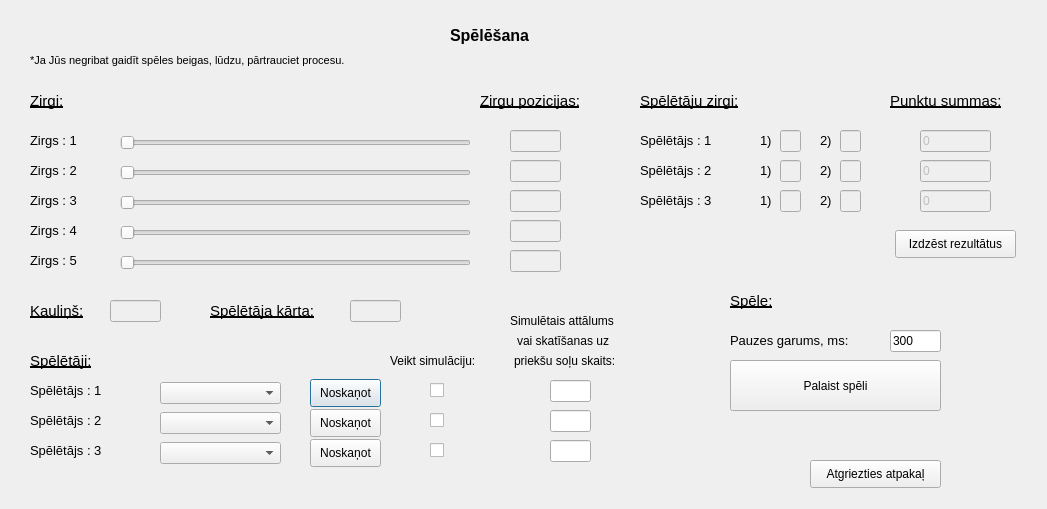
<?xml version="1.0" encoding="UTF-8"?>
<ui version="4.0">
 <class>GamingPhase</class>
 <widget class="QDialog" name="GamingPhase">
  <property name="geometry">
   <rect>
    <x>0</x>
    <y>0</y>
    <width>1047</width>
    <height>509</height>
   </rect>
  </property>
  <property name="windowTitle">
   <string>Dialog</string>
  </property>
  <widget class="QLabel" name="label">
   <property name="geometry">
    <rect>
     <x>30</x>
     <y>130</y>
     <width>71</width>
     <height>21</height>
    </rect>
   </property>
   <property name="font">
    <font>
     <pointsize>10</pointsize>
    </font>
   </property>
   <property name="text">
    <string>Zirgs : 1</string>
   </property>
  </widget>
  <widget class="QLabel" name="label_2">
   <property name="geometry">
    <rect>
     <x>30</x>
     <y>160</y>
     <width>71</width>
     <height>21</height>
    </rect>
   </property>
   <property name="font">
    <font>
     <pointsize>10</pointsize>
    </font>
   </property>
   <property name="text">
    <string>Zirgs : 2</string>
   </property>
  </widget>
  <widget class="QLabel" name="label_3">
   <property name="geometry">
    <rect>
     <x>30</x>
     <y>190</y>
     <width>71</width>
     <height>21</height>
    </rect>
   </property>
   <property name="font">
    <font>
     <pointsize>10</pointsize>
    </font>
   </property>
   <property name="text">
    <string>Zirgs : 3</string>
   </property>
  </widget>
  <widget class="QLabel" name="label_4">
   <property name="geometry">
    <rect>
     <x>30</x>
     <y>220</y>
     <width>71</width>
     <height>21</height>
    </rect>
   </property>
   <property name="font">
    <font>
     <pointsize>10</pointsize>
    </font>
   </property>
   <property name="text">
    <string>Zirgs : 4</string>
   </property>
  </widget>
  <widget class="QLabel" name="label_5">
   <property name="geometry">
    <rect>
     <x>30</x>
     <y>250</y>
     <width>71</width>
     <height>21</height>
    </rect>
   </property>
   <property name="font">
    <font>
     <pointsize>10</pointsize>
    </font>
   </property>
   <property name="text">
    <string>Zirgs : 5</string>
   </property>
  </widget>
  <widget class="QLabel" name="label_6">
   <property name="geometry">
    <rect>
     <x>450</x>
     <y>20</y>
     <width>111</width>
     <height>31</height>
    </rect>
   </property>
   <property name="font">
    <font>
     <pointsize>12</pointsize>
     <weight>75</weight>
     <bold>true</bold>
    </font>
   </property>
   <property name="text">
    <string>Spēlēšana</string>
   </property>
  </widget>
  <widget class="QSlider" name="horse_1_PositionSlider">
   <property name="enabled">
    <bool>false</bool>
   </property>
   <property name="geometry">
    <rect>
     <x>120</x>
     <y>133</y>
     <width>351</width>
     <height>19</height>
    </rect>
   </property>
   <property name="maximum">
    <number>50</number>
   </property>
   <property name="singleStep">
    <number>1</number>
   </property>
   <property name="value">
    <number>0</number>
   </property>
   <property name="orientation">
    <enum>Qt::Horizontal</enum>
   </property>
  </widget>
  <widget class="QSlider" name="horse_2_PositionSlider">
   <property name="enabled">
    <bool>false</bool>
   </property>
   <property name="geometry">
    <rect>
     <x>120</x>
     <y>163</y>
     <width>351</width>
     <height>19</height>
    </rect>
   </property>
   <property name="maximum">
    <number>50</number>
   </property>
   <property name="singleStep">
    <number>1</number>
   </property>
   <property name="value">
    <number>0</number>
   </property>
   <property name="orientation">
    <enum>Qt::Horizontal</enum>
   </property>
  </widget>
  <widget class="QSlider" name="horse_3_PositionSlider">
   <property name="enabled">
    <bool>false</bool>
   </property>
   <property name="geometry">
    <rect>
     <x>120</x>
     <y>193</y>
     <width>351</width>
     <height>19</height>
    </rect>
   </property>
   <property name="maximum">
    <number>50</number>
   </property>
   <property name="singleStep">
    <number>1</number>
   </property>
   <property name="value">
    <number>0</number>
   </property>
   <property name="orientation">
    <enum>Qt::Horizontal</enum>
   </property>
  </widget>
  <widget class="QSlider" name="horse_4_PositionSlider">
   <property name="enabled">
    <bool>false</bool>
   </property>
   <property name="geometry">
    <rect>
     <x>120</x>
     <y>223</y>
     <width>351</width>
     <height>19</height>
    </rect>
   </property>
   <property name="maximum">
    <number>50</number>
   </property>
   <property name="singleStep">
    <number>1</number>
   </property>
   <property name="value">
    <number>0</number>
   </property>
   <property name="orientation">
    <enum>Qt::Horizontal</enum>
   </property>
  </widget>
  <widget class="QSlider" name="horse_5_PositionSlider">
   <property name="enabled">
    <bool>false</bool>
   </property>
   <property name="geometry">
    <rect>
     <x>120</x>
     <y>253</y>
     <width>351</width>
     <height>19</height>
    </rect>
   </property>
   <property name="maximum">
    <number>50</number>
   </property>
   <property name="singleStep">
    <number>1</number>
   </property>
   <property name="value">
    <number>0</number>
   </property>
   <property name="orientation">
    <enum>Qt::Horizontal</enum>
   </property>
  </widget>
  <widget class="QLabel" name="label_7">
   <property name="geometry">
    <rect>
     <x>30</x>
     <y>90</y>
     <width>81</width>
     <height>21</height>
    </rect>
   </property>
   <property name="font">
    <font>
     <pointsize>11</pointsize>
     <underline>true</underline>
    </font>
   </property>
   <property name="text">
    <string>Zirgi:</string>
   </property>
  </widget>
  <widget class="QLabel" name="label_8">
   <property name="geometry">
    <rect>
     <x>480</x>
     <y>90</y>
     <width>141</width>
     <height>21</height>
    </rect>
   </property>
   <property name="font">
    <font>
     <pointsize>11</pointsize>
     <underline>true</underline>
    </font>
   </property>
   <property name="text">
    <string>Zirgu pozicijas:</string>
   </property>
  </widget>
  <widget class="QLineEdit" name="horse_1_PositionLineEdit">
   <property name="enabled">
    <bool>false</bool>
   </property>
   <property name="geometry">
    <rect>
     <x>510</x>
     <y>130</y>
     <width>51</width>
     <height>22</height>
    </rect>
   </property>
   <property name="font">
    <font>
     <pointsize>9</pointsize>
     <weight>75</weight>
     <bold>true</bold>
    </font>
   </property>
  </widget>
  <widget class="QLineEdit" name="horse_2_PositionLineEdit">
   <property name="enabled">
    <bool>false</bool>
   </property>
   <property name="geometry">
    <rect>
     <x>510</x>
     <y>160</y>
     <width>51</width>
     <height>22</height>
    </rect>
   </property>
   <property name="font">
    <font>
     <pointsize>9</pointsize>
     <weight>75</weight>
     <bold>true</bold>
    </font>
   </property>
  </widget>
  <widget class="QLineEdit" name="horse_3_PositionLineEdit">
   <property name="enabled">
    <bool>false</bool>
   </property>
   <property name="geometry">
    <rect>
     <x>510</x>
     <y>190</y>
     <width>51</width>
     <height>22</height>
    </rect>
   </property>
   <property name="font">
    <font>
     <pointsize>9</pointsize>
     <weight>75</weight>
     <bold>true</bold>
    </font>
   </property>
  </widget>
  <widget class="QLineEdit" name="horse_4_PositionLineEdit">
   <property name="enabled">
    <bool>false</bool>
   </property>
   <property name="geometry">
    <rect>
     <x>510</x>
     <y>220</y>
     <width>51</width>
     <height>22</height>
    </rect>
   </property>
   <property name="font">
    <font>
     <pointsize>9</pointsize>
     <weight>75</weight>
     <bold>true</bold>
    </font>
   </property>
  </widget>
  <widget class="QLineEdit" name="horse_5_PositionLineEdit">
   <property name="enabled">
    <bool>false</bool>
   </property>
   <property name="geometry">
    <rect>
     <x>510</x>
     <y>250</y>
     <width>51</width>
     <height>22</height>
    </rect>
   </property>
   <property name="font">
    <font>
     <pointsize>9</pointsize>
     <weight>75</weight>
     <bold>true</bold>
    </font>
   </property>
  </widget>
  <widget class="QLabel" name="label_9">
   <property name="geometry">
    <rect>
     <x>30</x>
     <y>350</y>
     <width>81</width>
     <height>21</height>
    </rect>
   </property>
   <property name="font">
    <font>
     <pointsize>11</pointsize>
     <underline>true</underline>
    </font>
   </property>
   <property name="text">
    <string>Spēlētāji:</string>
   </property>
  </widget>
  <widget class="QLabel" name="label_11">
   <property name="geometry">
    <rect>
     <x>30</x>
     <y>380</y>
     <width>101</width>
     <height>21</height>
    </rect>
   </property>
   <property name="font">
    <font>
     <pointsize>10</pointsize>
    </font>
   </property>
   <property name="text">
    <string>Spēlētājs : 1</string>
   </property>
  </widget>
  <widget class="QLabel" name="label_12">
   <property name="geometry">
    <rect>
     <x>30</x>
     <y>410</y>
     <width>101</width>
     <height>21</height>
    </rect>
   </property>
   <property name="font">
    <font>
     <pointsize>10</pointsize>
    </font>
   </property>
   <property name="text">
    <string>Spēlētājs : 2</string>
   </property>
  </widget>
  <widget class="QLabel" name="label_13">
   <property name="geometry">
    <rect>
     <x>30</x>
     <y>440</y>
     <width>101</width>
     <height>21</height>
    </rect>
   </property>
   <property name="font">
    <font>
     <pointsize>10</pointsize>
    </font>
   </property>
   <property name="text">
    <string>Spēlētājs : 3</string>
   </property>
  </widget>
  <widget class="QComboBox" name="player_1_ComboBox">
   <property name="geometry">
    <rect>
     <x>160</x>
     <y>382</y>
     <width>121</width>
     <height>22</height>
    </rect>
   </property>
  </widget>
  <widget class="QComboBox" name="player_2_ComboBox">
   <property name="geometry">
    <rect>
     <x>160</x>
     <y>412</y>
     <width>121</width>
     <height>22</height>
    </rect>
   </property>
  </widget>
  <widget class="QComboBox" name="player_3_ComboBox">
   <property name="geometry">
    <rect>
     <x>160</x>
     <y>442</y>
     <width>121</width>
     <height>22</height>
    </rect>
   </property>
  </widget>
  <widget class="QPushButton" name="player_1_PushButton">
   <property name="geometry">
    <rect>
     <x>310</x>
     <y>379</y>
     <width>71</width>
     <height>28</height>
    </rect>
   </property>
   <property name="text">
    <string>Noskaņot</string>
   </property>
  </widget>
  <widget class="QPushButton" name="player_2_PushButton">
   <property name="geometry">
    <rect>
     <x>310</x>
     <y>409</y>
     <width>71</width>
     <height>28</height>
    </rect>
   </property>
   <property name="text">
    <string>Noskaņot</string>
   </property>
  </widget>
  <widget class="QPushButton" name="player_3_PushButton">
   <property name="geometry">
    <rect>
     <x>310</x>
     <y>439</y>
     <width>71</width>
     <height>28</height>
    </rect>
   </property>
   <property name="text">
    <string>Noskaņot</string>
   </property>
  </widget>
  <widget class="QLabel" name="label_10">
   <property name="geometry">
    <rect>
     <x>640</x>
     <y>90</y>
     <width>131</width>
     <height>21</height>
    </rect>
   </property>
   <property name="font">
    <font>
     <pointsize>11</pointsize>
     <underline>true</underline>
    </font>
   </property>
   <property name="text">
    <string>Spēlētāju zirgi:</string>
   </property>
  </widget>
  <widget class="QLineEdit" name="player_1_FirstHorseLineEdit">
   <property name="enabled">
    <bool>false</bool>
   </property>
   <property name="geometry">
    <rect>
     <x>780</x>
     <y>130</y>
     <width>21</width>
     <height>22</height>
    </rect>
   </property>
   <property name="font">
    <font>
     <pointsize>9</pointsize>
     <weight>75</weight>
     <bold>true</bold>
    </font>
   </property>
  </widget>
  <widget class="QLineEdit" name="player_1_SecondHorseLineEdit">
   <property name="enabled">
    <bool>false</bool>
   </property>
   <property name="geometry">
    <rect>
     <x>840</x>
     <y>130</y>
     <width>21</width>
     <height>22</height>
    </rect>
   </property>
   <property name="font">
    <font>
     <pointsize>9</pointsize>
     <weight>75</weight>
     <bold>true</bold>
    </font>
   </property>
  </widget>
  <widget class="QLabel" name="label_14">
   <property name="geometry">
    <rect>
     <x>760</x>
     <y>130</y>
     <width>21</width>
     <height>21</height>
    </rect>
   </property>
   <property name="font">
    <font>
     <pointsize>10</pointsize>
    </font>
   </property>
   <property name="text">
    <string>1)</string>
   </property>
  </widget>
  <widget class="QLabel" name="label_15">
   <property name="geometry">
    <rect>
     <x>820</x>
     <y>130</y>
     <width>21</width>
     <height>21</height>
    </rect>
   </property>
   <property name="font">
    <font>
     <pointsize>10</pointsize>
    </font>
   </property>
   <property name="text">
    <string>2)</string>
   </property>
  </widget>
  <widget class="QLineEdit" name="player_2_FirstHorseLineEdit">
   <property name="enabled">
    <bool>false</bool>
   </property>
   <property name="geometry">
    <rect>
     <x>780</x>
     <y>160</y>
     <width>21</width>
     <height>22</height>
    </rect>
   </property>
   <property name="font">
    <font>
     <pointsize>9</pointsize>
     <weight>75</weight>
     <bold>true</bold>
    </font>
   </property>
  </widget>
  <widget class="QLabel" name="label_16">
   <property name="geometry">
    <rect>
     <x>820</x>
     <y>160</y>
     <width>21</width>
     <height>21</height>
    </rect>
   </property>
   <property name="font">
    <font>
     <pointsize>10</pointsize>
    </font>
   </property>
   <property name="text">
    <string>2)</string>
   </property>
  </widget>
  <widget class="QLineEdit" name="player_2_SecondHorseLineEdit">
   <property name="enabled">
    <bool>false</bool>
   </property>
   <property name="geometry">
    <rect>
     <x>840</x>
     <y>160</y>
     <width>21</width>
     <height>22</height>
    </rect>
   </property>
   <property name="font">
    <font>
     <pointsize>9</pointsize>
     <weight>75</weight>
     <bold>true</bold>
    </font>
   </property>
  </widget>
  <widget class="QLabel" name="label_17">
   <property name="geometry">
    <rect>
     <x>760</x>
     <y>160</y>
     <width>21</width>
     <height>21</height>
    </rect>
   </property>
   <property name="font">
    <font>
     <pointsize>10</pointsize>
    </font>
   </property>
   <property name="text">
    <string>1)</string>
   </property>
  </widget>
  <widget class="QLabel" name="label_18">
   <property name="geometry">
    <rect>
     <x>760</x>
     <y>190</y>
     <width>21</width>
     <height>21</height>
    </rect>
   </property>
   <property name="font">
    <font>
     <pointsize>10</pointsize>
    </font>
   </property>
   <property name="text">
    <string>1)</string>
   </property>
  </widget>
  <widget class="QLineEdit" name="player_3_FirstHorseLineEdit">
   <property name="enabled">
    <bool>false</bool>
   </property>
   <property name="geometry">
    <rect>
     <x>780</x>
     <y>190</y>
     <width>21</width>
     <height>22</height>
    </rect>
   </property>
   <property name="font">
    <font>
     <pointsize>9</pointsize>
     <weight>75</weight>
     <bold>true</bold>
    </font>
   </property>
  </widget>
  <widget class="QLineEdit" name="player_3_SecondHorseLineEdit">
   <property name="enabled">
    <bool>false</bool>
   </property>
   <property name="geometry">
    <rect>
     <x>840</x>
     <y>190</y>
     <width>21</width>
     <height>22</height>
    </rect>
   </property>
   <property name="font">
    <font>
     <pointsize>9</pointsize>
     <weight>75</weight>
     <bold>true</bold>
    </font>
   </property>
  </widget>
  <widget class="QLabel" name="label_19">
   <property name="geometry">
    <rect>
     <x>820</x>
     <y>190</y>
     <width>21</width>
     <height>21</height>
    </rect>
   </property>
   <property name="font">
    <font>
     <pointsize>10</pointsize>
    </font>
   </property>
   <property name="text">
    <string>2)</string>
   </property>
  </widget>
  <widget class="QLabel" name="label_20">
   <property name="geometry">
    <rect>
     <x>30</x>
     <y>300</y>
     <width>81</width>
     <height>21</height>
    </rect>
   </property>
   <property name="font">
    <font>
     <pointsize>11</pointsize>
     <underline>true</underline>
    </font>
   </property>
   <property name="text">
    <string>Kauliņš:</string>
   </property>
  </widget>
  <widget class="QLineEdit" name="diceLineEdit">
   <property name="enabled">
    <bool>false</bool>
   </property>
   <property name="geometry">
    <rect>
     <x>110</x>
     <y>300</y>
     <width>51</width>
     <height>22</height>
    </rect>
   </property>
   <property name="font">
    <font>
     <pointsize>9</pointsize>
     <weight>75</weight>
     <bold>true</bold>
    </font>
   </property>
  </widget>
  <widget class="QLabel" name="label_21">
   <property name="geometry">
    <rect>
     <x>730</x>
     <y>330</y>
     <width>161</width>
     <height>21</height>
    </rect>
   </property>
   <property name="font">
    <font>
     <pointsize>10</pointsize>
    </font>
   </property>
   <property name="text">
    <string>Pauzes garums, ms:</string>
   </property>
  </widget>
  <widget class="QLineEdit" name="waitTimeLineEdit">
   <property name="geometry">
    <rect>
     <x>890</x>
     <y>330</y>
     <width>51</width>
     <height>22</height>
    </rect>
   </property>
   <property name="text">
    <string>300</string>
   </property>
  </widget>
  <widget class="QPushButton" name="executeGameButton">
   <property name="geometry">
    <rect>
     <x>730</x>
     <y>360</y>
     <width>211</width>
     <height>51</height>
    </rect>
   </property>
   <property name="text">
    <string>Palaist spēli</string>
   </property>
  </widget>
  <widget class="QLabel" name="label_22">
   <property name="geometry">
    <rect>
     <x>730</x>
     <y>290</y>
     <width>131</width>
     <height>21</height>
    </rect>
   </property>
   <property name="font">
    <font>
     <pointsize>11</pointsize>
     <underline>true</underline>
    </font>
   </property>
   <property name="text">
    <string>Spēle:</string>
   </property>
  </widget>
  <widget class="QPushButton" name="backButton">
   <property name="geometry">
    <rect>
     <x>810</x>
     <y>460</y>
     <width>131</width>
     <height>28</height>
    </rect>
   </property>
   <property name="text">
    <string>Atgriezties atpakaļ</string>
   </property>
  </widget>
  <widget class="QLabel" name="label_23">
   <property name="geometry">
    <rect>
     <x>390</x>
     <y>350</y>
     <width>101</width>
     <height>21</height>
    </rect>
   </property>
   <property name="font">
    <font>
     <pointsize>9</pointsize>
    </font>
   </property>
   <property name="text">
    <string>Veikt simulāciju:</string>
   </property>
  </widget>
  <widget class="QCheckBox" name="player_1_DoSimulation">
   <property name="geometry">
    <rect>
     <x>430</x>
     <y>380</y>
     <width>21</width>
     <height>20</height>
    </rect>
   </property>
   <property name="text">
    <string/>
   </property>
  </widget>
  <widget class="QCheckBox" name="player_2_DoSimulation">
   <property name="geometry">
    <rect>
     <x>430</x>
     <y>410</y>
     <width>21</width>
     <height>20</height>
    </rect>
   </property>
   <property name="text">
    <string/>
   </property>
  </widget>
  <widget class="QCheckBox" name="player_3_DoSimulation">
   <property name="geometry">
    <rect>
     <x>430</x>
     <y>440</y>
     <width>21</width>
     <height>20</height>
    </rect>
   </property>
   <property name="text">
    <string/>
   </property>
  </widget>
  <widget class="QLabel" name="label_24">
   <property name="geometry">
    <rect>
     <x>640</x>
     <y>160</y>
     <width>101</width>
     <height>21</height>
    </rect>
   </property>
   <property name="font">
    <font>
     <pointsize>10</pointsize>
    </font>
   </property>
   <property name="text">
    <string>Spēlētājs : 2</string>
   </property>
  </widget>
  <widget class="QLabel" name="label_25">
   <property name="geometry">
    <rect>
     <x>640</x>
     <y>130</y>
     <width>101</width>
     <height>21</height>
    </rect>
   </property>
   <property name="font">
    <font>
     <pointsize>10</pointsize>
    </font>
   </property>
   <property name="text">
    <string>Spēlētājs : 1</string>
   </property>
  </widget>
  <widget class="QLabel" name="label_26">
   <property name="geometry">
    <rect>
     <x>640</x>
     <y>190</y>
     <width>101</width>
     <height>21</height>
    </rect>
   </property>
   <property name="font">
    <font>
     <pointsize>10</pointsize>
    </font>
   </property>
   <property name="text">
    <string>Spēlētājs : 3</string>
   </property>
  </widget>
  <widget class="QLabel" name="label_27">
   <property name="geometry">
    <rect>
     <x>510</x>
     <y>310</y>
     <width>131</width>
     <height>21</height>
    </rect>
   </property>
   <property name="font">
    <font>
     <pointsize>9</pointsize>
    </font>
   </property>
   <property name="text">
    <string>Simulētais attālums</string>
   </property>
  </widget>
  <widget class="QLabel" name="label_28">
   <property name="geometry">
    <rect>
     <x>517</x>
     <y>330</y>
     <width>151</width>
     <height>21</height>
    </rect>
   </property>
   <property name="font">
    <font>
     <pointsize>9</pointsize>
    </font>
   </property>
   <property name="text">
    <string>vai skatīšanas uz</string>
   </property>
  </widget>
  <widget class="QLabel" name="label_29">
   <property name="geometry">
    <rect>
     <x>514</x>
     <y>350</y>
     <width>131</width>
     <height>21</height>
    </rect>
   </property>
   <property name="font">
    <font>
     <pointsize>9</pointsize>
    </font>
   </property>
   <property name="text">
    <string>priekšu soļu skaits:</string>
   </property>
  </widget>
  <widget class="QLineEdit" name="player_1_LineEdit">
   <property name="geometry">
    <rect>
     <x>550</x>
     <y>380</y>
     <width>41</width>
     <height>22</height>
    </rect>
   </property>
  </widget>
  <widget class="QLineEdit" name="player_2_LineEdit">
   <property name="geometry">
    <rect>
     <x>550</x>
     <y>410</y>
     <width>41</width>
     <height>22</height>
    </rect>
   </property>
  </widget>
  <widget class="QLineEdit" name="player_3_LineEdit">
   <property name="geometry">
    <rect>
     <x>550</x>
     <y>440</y>
     <width>41</width>
     <height>22</height>
    </rect>
   </property>
  </widget>
  <widget class="QLabel" name="label_30">
   <property name="geometry">
    <rect>
     <x>890</x>
     <y>90</y>
     <width>151</width>
     <height>21</height>
    </rect>
   </property>
   <property name="font">
    <font>
     <pointsize>11</pointsize>
     <underline>true</underline>
    </font>
   </property>
   <property name="text">
    <string>Punktu summas:</string>
   </property>
  </widget>
  <widget class="QLineEdit" name="player_1_Points">
   <property name="enabled">
    <bool>false</bool>
   </property>
   <property name="geometry">
    <rect>
     <x>920</x>
     <y>130</y>
     <width>71</width>
     <height>22</height>
    </rect>
   </property>
   <property name="font">
    <font>
     <pointsize>9</pointsize>
    </font>
   </property>
   <property name="text">
    <string>0</string>
   </property>
  </widget>
  <widget class="QLineEdit" name="player_2_Points">
   <property name="enabled">
    <bool>false</bool>
   </property>
   <property name="geometry">
    <rect>
     <x>920</x>
     <y>160</y>
     <width>71</width>
     <height>22</height>
    </rect>
   </property>
   <property name="font">
    <font>
     <pointsize>9</pointsize>
    </font>
   </property>
   <property name="text">
    <string>0</string>
   </property>
  </widget>
  <widget class="QLineEdit" name="player_3_Points">
   <property name="enabled">
    <bool>false</bool>
   </property>
   <property name="geometry">
    <rect>
     <x>920</x>
     <y>190</y>
     <width>71</width>
     <height>22</height>
    </rect>
   </property>
   <property name="font">
    <font>
     <pointsize>9</pointsize>
    </font>
   </property>
   <property name="text">
    <string>0</string>
   </property>
  </widget>
  <widget class="QPushButton" name="clearPointsButton">
   <property name="geometry">
    <rect>
     <x>895</x>
     <y>230</y>
     <width>121</width>
     <height>28</height>
    </rect>
   </property>
   <property name="text">
    <string>Izdzēst rezultātus</string>
   </property>
  </widget>
  <widget class="QLineEdit" name="playersTurnLineEdit">
   <property name="enabled">
    <bool>false</bool>
   </property>
   <property name="geometry">
    <rect>
     <x>350</x>
     <y>300</y>
     <width>51</width>
     <height>22</height>
    </rect>
   </property>
   <property name="font">
    <font>
     <pointsize>9</pointsize>
     <weight>75</weight>
     <bold>true</bold>
    </font>
   </property>
  </widget>
  <widget class="QLabel" name="label_31">
   <property name="geometry">
    <rect>
     <x>210</x>
     <y>300</y>
     <width>131</width>
     <height>21</height>
    </rect>
   </property>
   <property name="font">
    <font>
     <pointsize>11</pointsize>
     <underline>true</underline>
    </font>
   </property>
   <property name="text">
    <string>Spēlētāja kārta:</string>
   </property>
  </widget>
  <widget class="QLabel" name="messageAboutAborting">
   <property name="geometry">
    <rect>
     <x>30</x>
     <y>50</y>
     <width>371</width>
     <height>21</height>
    </rect>
   </property>
   <property name="font">
    <font>
     <pointsize>8</pointsize>
     <weight>50</weight>
     <bold>false</bold>
     <kerning>true</kerning>
    </font>
   </property>
   <property name="text">
    <string>*Ja Jūs negribat gaidīt spēles beigas, lūdzu, pārtrauciet procesu. </string>
   </property>
  </widget>
 </widget>
 <resources/>
 <connections/>
</ui>
